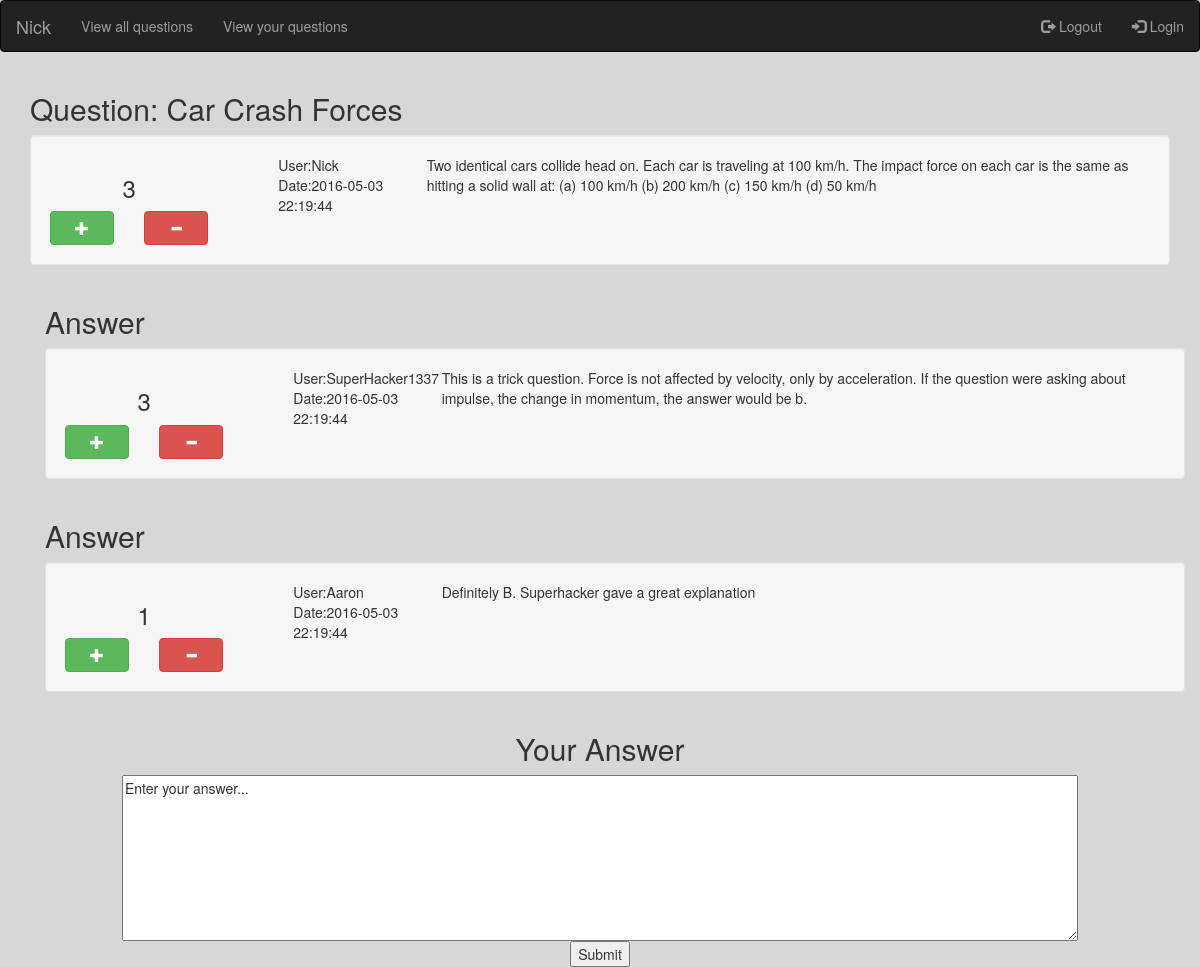
Page /Controller/QA.php?id=92 (signed in) on the committed database.
### tables this page shows
CREATE TABLE `User` (
  `ID` int(11) NOT NULL AUTO_INCREMENT,
  `UserName` varchar(15) NOT NULL,
  `Password` varchar(128) NOT NULL,
  `Privelages` int(11) NOT NULL,
  PRIMARY KEY (`ID`),
  UNIQUE KEY `UserName_UNIQUE` (`UserName`)
);

CREATE TABLE `Post` (
  `ID` int(11) NOT NULL AUTO_INCREMENT,
  `Title` varchar(90) NOT NULL,
  `Category` varchar(45) NOT NULL,
  `Parent` int(11) NOT NULL,
  `UserID` int(11) NOT NULL,
  `Text` longtext NOT NULL,
  `Score` int(11) NOT NULL,
  `Solved` bit(1) NOT NULL,
  `Date` datetime NOT NULL,
  PRIMARY KEY (`ID`),
  KEY `user_idx` (`UserID`),
  CONSTRAINT `user` FOREIGN KEY (`UserID`) REFERENCES `User` (`ID`) ON DELETE CASCADE ON UPDATE CASCADE
);

### Model/user.php (called while the page is built, shortened)
<?php
class User
{
    public function __construct( $id ){
        $this->populate( $id );
    }
    private function populate ( $fetch ){
        $this->id = $fetch;
        try{
            require 'hidden/db.php';
            $query = "SELECT * FROM User WHERE id='" . $this->id . "'";
            $statement = $db->prepare( $query );
            $statement->execute(  );
            $result    = $statement->fetch(PDO::FETCH_ASSOC);
            $this->userName = $result['UserName'];
        }
        catch (PDOException $ex){
            return false;
        }
    }
}
?>

### Controller/verify.php (called while the page is built, shortened)
<?php
if(!isset($_SESSION['id'])){
	header("Location: Login.php");
}
else{
    $user = new User($_SESSION['id']);
}
?>

### Model/post.php (called while the page is built, shortened)
<?php
class Post
{
    private $id;
    public function __construct( ){
        $this->id = -1;
    }
    public function populate( $fetch ){
        try{
            require 'hidden/db.php';
            $query = "SELECT * FROM Post WHERE id=?";
            $statement = $db->prepare( $query );
            $statement->execute(array($fetch));
            $result    = $statement->fetch(PDO::FETCH_ASSOC);
            $this->score = $result['Score'];
            $this->title = $result['Title'];
            $this->body = $result['Text'];
            $this->date = $result['Date'];
            $this->id = $fetch;
            $query = "SELECT * FROM Post WHERE Parent='" . $this->id . "'";
            $statement = $db->prepare( $query );
            $statement->execute(  );
            $result    = $statement->fetchAll(PDO::FETCH_ASSOC);
            return true;
        }
        catch (PDOException $ex){
            return false;
        }
    }
    public function getId(){
        return $this->id;
    }
}
?>

### View/QA.php (the view, shortened to what this page needs)
<!DOCTYPE html>
<html lang="en">
<head>
    <link rel="stylesheet" type="text/css" href="style.css">
    <link rel="stylesheet" href="https://maxcdn.bootstrapcdn.com/bootstrap/3.3.6/css/bootstrap.min.css">
</head>
<body>
<nav class="navbar navbar-inverse">
    <div class="container-fluid">
        <div class="navbar-header">
            <a class="navbar-brand" href="#"><?php echo $user->userName; ?></a>
        </div>
        <ul class="nav navbar-nav">
            <li><a href="QuestionBoard.php">View all questions</a></li>
            <li><a href="PersonalBoard.php">View your questions</a></li>
        </ul>
        <ul class="nav navbar-nav navbar-right">
            <li><a href="logout.php"><span class="glyphicon glyphicon-log-out"></span> Logout</a></li>
            <li><a href="Login.php"><span class="glyphicon glyphicon-log-in"></span> Login</a></li>
        </ul>
    </div>
</nav>
<div class="container">
    <h2>Question: <?php echo $post->title?></h2>
    <div class="well">
		<div class ="row">
			<div class = "col-lg-2" id="buttons">
				<div class="row"><div class="col-lg-12"><h3 align="center"><?php echo $post->score ?></h3></div></div>
				<div class="row">
					<div class = "col-lg-6"><a href = "vote.php?id=<?php echo $post->getId()."&user=".$_SESSION['id']; ?>&value=1" class="btn btn-success btn-block"><span class="glyphicon glyphicon-plus"></span></a></div>
					<div class = "col-lg-6"><a href = "vote.php?id=<?php echo $post->getId()."&user=".$_SESSION['id']; ?>&value=-1" class="btn btn-danger btn-block"><span class="glyphicon glyphicon-minus"></span></a></div>
				</div>
			</div>
			<div class = "col-lg-2" id="user">
				<ul>
				<li>User:<?php
					$u = new User($post->userId);
					echo $u->userName;
				?></li>
				<li>Date:<?php echo $post->date; ?></li>
				</ul>
			</div>
			<div class = "col-lg-8" id = "body">
			<?php echo $post->body;?>
			</div>
		</div>
	</div>
    <?php for ($x = 0; $x < count($post->children); $x++): ?>
        <div class="container">
            <h2>Answer</h2>
			<div class="row">
			<div class="col-lg-12">
			<div class="well">
			<?php
                $p = new Post();
                $p->populate($post->children[$x]);
			?>
				<div class ="row">
			<div class = "col-lg-2" id="buttons">
				<div class="row"><h3 align = "center"><?php echo $p->score ?></h3></div>
				<div class="row">
					<div class = "col-lg-6"><a href = "vote.php?id=<?php echo $p->getId()."&user=".$_SESSION['id']; ?>&value=1" class="btn btn-success btn-block"><span class="glyphicon glyphicon-plus"></span></a></div>
					<div class = "col-lg-6"><a href = "vote.php?id=<?php echo $p->getId()."&user=".$_SESSION['id']; ?>&value=-1" class="btn btn-danger btn-block"><span class="glyphicon glyphicon-minus"></span></a></div>
				</div>
			</div>
			<div class = "col-lg-2" id="user">
				<ul>
				<li>User:<?php
					$u = new User($p->userId);
					echo $u->userName;
				?></li>
				<li>Date:<?php echo $post->date; ?></li>
				</ul>
			</div>
			<div class = "col-lg-8" id = "body">
			<?php echo $p->body;?>
			</div>
		</div>
			  </div>
		</div>
			</div>
        </div>
    <?php endfor; ?>
<h2 align="center">Your Answer</h2>
<textarea rows="8" cols="125" name="answer" form="usrform">
Enter your answer...
</textarea>
<form action="ProcessAnswer.php" method = "post" id="usrform">
    <input type="submit">
</form>
</body>
</html>

### Controller/style.css (style rules this page uses)
ul { list-style-type: none; }
.well { max-width: device-width; }
* { box-sizing: border-box; }

### View/QA.php (style rules this page uses)
body { background-color: rgba(35, 35, 36, 0.18); }
textarea { display: block; margin-left: auto; margin-right: auto; }
form { text-align: center; }

### rows in the picture
user: UserName "Nick"
post: Title "Car Crash Forces", Score "3", Date "2016-05-03 22:19:44", Text "Two identical cars collide head on. Each car is traveling at 100 km/h. The impact force on each car is the same as hitting a solid wall at: (a) 100 km/h (b) 200 km/h (c) 150 km/h (d) 50 km/h"
post: Score "3", Text "This is a trick question. Force is not affected by velocity, only by acceleration. If the question were asking about impulse, the change in momentum, the answer would be b."
user: UserName "SuperHacker1337"
post: Score "1", Text "Definitely B. Superhacker gave a great explanation"
user: UserName "Aaron"
